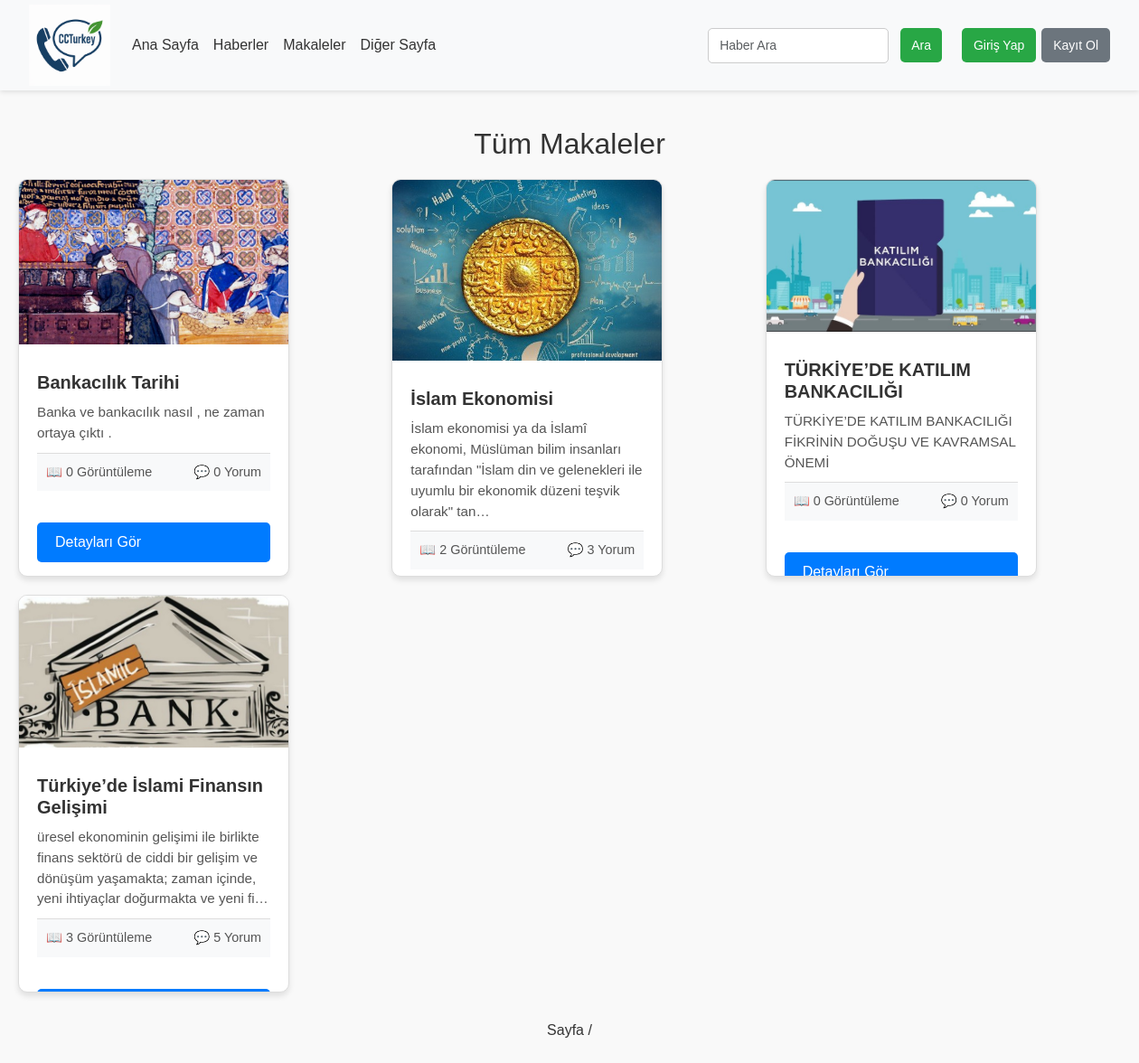
Page /news/articles/ on the earlier database version.
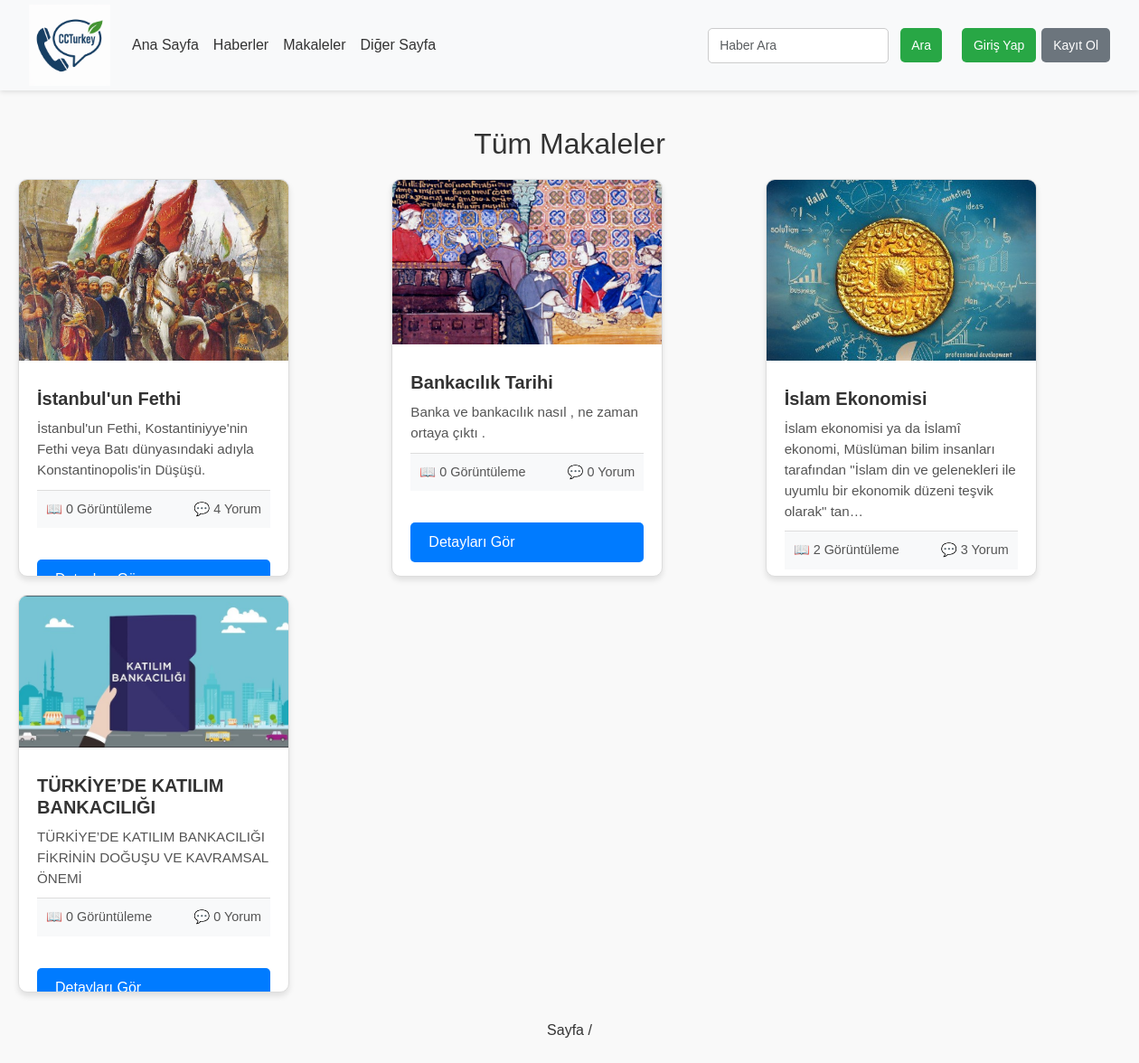
Same page on the later database version.
### news/models.py (models this page shows, shortened)
class Article(models.Model):
    title = models.CharField(max_length=200)  # Makale başlığı
    summary = models.TextField()  # Makale özeti
    content = models.TextField()  # Makale içeriği
    image = models.ImageField(upload_to='article/', null=True, blank=True)  # Image alanı, media/news_images klasörüne kaydedilecek
    category = models.CharField(max_length=100, null=True, blank=True)  # null=True ve blank=True ile boş bırakılabilir
    created_at = models.DateTimeField(auto_now_add=True, null=True)  # null=True olarak güncellendi
    published_at = models.DateTimeField(null=True, blank=True)  # Kullanıcıya tarih seçme imkanı
    view_count = models.IntegerField(default=0)  # Görüntülenme sayısı
    comment_count = models.IntegerField(default=0)  # Yorum sayısı

### news/views.py (the view)
# urls.py: path('articles/', views.article_list, name='articles_list'),  # Tüm makalelerin listelendiği ana sayfa
def article_list(request):
    articles = Article.objects.order_by('-created_at')[:4]
    context = {
        'articles': articles
    }
    return render(request, 'news/article_list.html', context)

### news/templates/news/article_list.html (shortened to what this page needs)
{% extends "base.html" %}
{% block content %}
<div class="articles-page">
    <h2 class="section-title">Tüm Makaleler</h2>
    <div class="articles-grid">
        {% for article in articles %}
        <div class="article-card">
            <img src="{{ article.image.url }}" alt="{{ article.title }}" class="article-image">
            <div class="article-content">
                <h3 class="article-title">{{ article.title }}</h3>
                <p class="article-summary">{{ article.summary|truncatechars:150 }}</p>
                <div class="article-meta">
                    <span class="views">📖 {{ article.view_count }} Görüntüleme</span>
                    <span class="comments">💬 {{ article.comment_count }} Yorum</span>
                </div>
            </div>
            <a href="{% url 'article_detail' article.id %}" class="read-more">Detayları Gör</a>
        </div>
        {% endfor %}
    </div>
    <div class="pagination">
        <span class="current-page">Sayfa {{ articles.number }} / {{ articles.paginator.num_pages }}</span>
    </div>
</div>
{% endblock %}

### news/templates/base.html (shortened to what this page needs)
{% load static %}
<!DOCTYPE html>
<html lang="en">
<head>
    <link href="https://cdn.jsdelivr.net/npm/bootstrap@5.3.2/dist/css/bootstrap.min.css" rel="stylesheet">
    <link rel="stylesheet" href="{% static 'css/image.css' %}">
    <link rel="stylesheet" href="{% static 'css/slider.css' %}">
    <link rel="stylesheet" href="{% static 'css/makale.home.css' %}">
    <link rel="stylesheet" href="{% static 'css/encokyorum.css' %}">
    <link rel="stylesheet" href="{% static 'css/card.css' %}">
    <link rel="stylesheet" href="{% static 'css/article.css' %}">
    <link rel="stylesheet" href="{% static 'css/login_register.css' %}">
    <link rel="stylesheet" href="{% static 'css/register.css' %}">
</head>
<body>
    <header>
        <nav class="navbar navbar-expand-lg navbar-light bg-light fixed-top">
            <div class="container-fluid">
                <a class="navbar-brand">
                    <img src="{% static 'images/logo.png' %}" alt="Logo">
                </a>
                <div class="collapse navbar-collapse" id="navbarNav">
                    <ul class="navbar-nav me-auto mb-2 mb-lg-0">
                        <li class="nav-item">
                            <a class="nav-link {% if request.path == '/' %}active{% endif %}" href="{% url 'home' %}">Ana Sayfa</a>
                        </li>
                        <li class="nav-item">
                            <a class="nav-link {% if request.path == '/news/' %}active{% endif %}" href="{% url 'news_list' %}">Haberler</a>
                        </li>
                        <li class="nav-item">
                            <a class="nav-link {% if request.path == '/articles/' %}active{% endif %}" href="{% url 'articles_list' %}">Makaleler</a>
                        </li>
                        <li class="nav-item">
                            <a class="nav-link {% if request.path == '/other/' %}active{% endif %}" href="#">Diğer Sayfa</a>
                        </li>
                    </ul>
                    <form action="{% url 'search' %}" method="get" class="d-flex me-3 search-form">
                        <input class="form-control me-2" type="search" name="q" placeholder="Haber Ara" aria-label="Search" required>
                        <button class="btn btn-outline-success" type="submit">Ara</button>
                    </form>
                    <ul class="navbar-nav ml-auto">
                        {% if user.is_authenticated %}
                            <li class="nav-item">
                                <form action="{% url 'logout' %}" method="post" class="d-inline">
                                    {% csrf_token %}
                                    <button type="submit" class="btn btn-link nav-link">Çıkış Yap</button>
                                </form>
                            </li>
                        {% else %}
                            <li class="nav-item">
                                <a class="btn btn-login" href="{% url 'login' %}">Giriş Yap</a>
                            </li>
                            <li class="nav-item">
                                <a class="btn btn-register" href="{% url 'register' %}">Kayıt Ol</a>
                            </li>
                        {% endif %}
                    </ul>
                </div>
            </div>
        </nav>
    </header>
    <main>
        {% block content %}{% endblock %}
    </main>
</body>
</html>

### static/css/makale.home.css (style rules this page uses)
.section-title { text-align: center; font-size: 24px; margin-bottom: 20px; }
.article-card { width: 300px; height: 440px; background-color: #fff; box-shadow: 0 4px 6px rgba(0, 0, 0, 0.1); border-radius: 10px; overflow: hidden; cursor: pointer; transition: transform 0.3s ease; display: flex; flex-direction: column; justify-content: space-between; }
.article-image { width: 100%; height: 180px; object-fit: cover; }
.article-content { padding: 20px; flex-grow: 1; }
.article-title { font-size: 20px; font-weight: bold; margin: 10px 0; }
.article-summary { font-size: 14px; color: #555; margin-bottom: 10px; }
.article-meta { background-color: #f8f9fa; padding: 10px; text-align: center; font-size: 14px; border-top: 1px solid #ddd; display: flex; justify-content: center; gap: 10px; }
.article-meta span { color: #555; }

### static/css/card.css (style rules this page uses)
h2::before, h2::after { content: '\f005'; font-family: 'Font Awesome 5 Free'; font-weight: 900; position: absolute; top: 50%; transform: translateY(-50%); font-size: 2.5rem; color: #007bff; }
h2::before { left: -50px; }
h2::after { right: -50px; }

### static/css/article.css (style rules this page uses)
.articles-page { padding: 40px 20px; background-color: #f9f9f9; }
.articles-page .section-title { text-align: center; font-size: 2rem; margin-bottom: 20px; color: #333; }
.articles-page .articles-grid { display: grid; grid-template-columns: repeat(auto-fit, minmax(300px, 1fr)); gap: 20px; }
.articles-page .article-card { background: #fff; border: 1px solid #ddd; border-radius: 10px; overflow: hidden; box-shadow: 0 4px 6px rgba(0, 0, 0, 0.1); transition: transform 0.3s, box-shadow 0.3s; }
.articles-page .article-image { width: 100%; height: 200px; object-fit: cover; }
.articles-page .article-content { padding: 20px; }
.articles-page .article-title { font-size: 1.25rem; margin: 10px 0; color: #333; }
.articles-page .article-summary { font-size: 0.95rem; color: #555; }
.articles-page .article-meta { display: flex; justify-content: space-between; margin-top: 10px; font-size: 0.9rem; color: #777; }
.articles-page .read-more { display: inline-block; margin: 15px 20px; padding: 10px 20px; background-color: #007bff; color: #fff; text-decoration: none; border-radius: 5px; transition: background-color 0.3s; }
.articles-page .pagination { display: flex; justify-content: center; align-items: center; margin-top: 30px; gap: 10px; }
.articles-page .current-page { font-size: 1rem; color: #333; }

### static/css/login_register.css (style rules this page uses)
body { font-family: Arial, sans-serif; margin: 0; padding: 0; background-color: #f4f4f4; }

### news/templates/base.html (style rules this page uses)
.navbar { background-color: #f8f9fa; padding: 15px 20px; height: 100px; position: fixed; top: 0; left: 0; width: 100%; z-index: 1030; box-shadow: 0 2px 5px rgba(0, 0, 0, 0.1); }
.navbar .navbar-brand img { height: 90px; width: auto; }
body { margin-top: 100px; }
.navbar-nav .nav-link { font-size: 18px; color: #333; transition: color 0.3s ease, background-color 0.3s ease; padding: 8px 12px; }
.navbar-nav.ml-auto .btn-login, .navbar-nav.ml-auto .btn-register { font-size: 14px; padding: 8px 12px; border-radius: 5px; margin-left: 6px; height: 38px; line-height: 20px; }
.navbar-nav.ml-auto .btn-login { background-color: #28a745; color: #fff; }
.navbar-nav.ml-auto .btn-register { background-color: #6c757d; color: #fff; }
.navbar .search-form { display: flex; align-items: center; margin-right: 10px; }
.navbar .search-form input[type="search"] { padding: 8px 12px; font-size: 14px; border: 1px solid #ccc; border-radius: 5px; width: 200px; }
.navbar .search-form button { padding: 8px 12px; font-size: 14px; background-color: #28a745; color: #fff; border: none; border-radius: 5px; margin-left: 5px; height: 38px; line-height: 20px; }
.navbar-nav .nav-link { font-size: 16px; color: #333; padding: 8px 12px; transition: color 0.3s ease, background-color 0.3s ease; }

Differences in the rows shown:
no longer on this page (row unchanged): Article: image (picture), title "Türkiye’de İslami Finansın Gelişimi", summary "üresel ekonominin gelişimi ile birlikte finans sektörü de ciddi bir gelişim ve dönüşüm yaşamakta; zaman içinde, yeni ihtiyaçlar doğurmakta ve yeni fi…", view_count "3", comment_count "5"
added Article: image (picture), title "İstanbul'un Fethi", summary "İstanbul'un Fethi, Kostantiniyye'nin Fethi veya Batı dünyasındaki adıyla Konstantinopolis'in Düşüşü.", view_count "0", comment_count "4"
